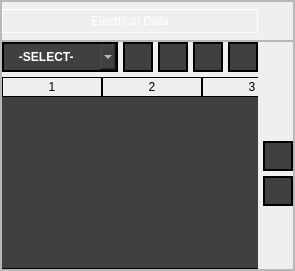
                  <widget class="QFrame" name="frame_12">
                   <property name="styleSheet">
                    <string notr="true"/>
                   </property>
                   <property name="frameShape">
                    <enum>QFrame::StyledPanel</enum>
                   </property>
                   <property name="frameShadow">
                    <enum>QFrame::Raised</enum>
                   </property>
                   <layout class="QVBoxLayout" name="verticalLayout_5">
                    <property name="spacing">
                     <number>0</number>
                    </property>
                    <property name="leftMargin">
                     <number>0</number>
                    </property>
                    <property name="topMargin">
                     <number>0</number>
                    </property>
                    <property name="rightMargin">
                     <number>0</number>
                    </property>
                    <property name="bottomMargin">
                     <number>0</number>
                    </property>
                    <item>
                     <widget class="QFrame" name="frame_16">
                      <property name="maximumSize">
                       <size>
                        <width>16777215</width>
                        <height>50</height>
                       </size>
                      </property>
                      <property name="styleSheet">
                       <string notr="true"/>
                      </property>
                      <property name="frameShape">
                       <enum>QFrame::StyledPanel</enum>
                      </property>
                      <property name="frameShadow">
                       <enum>QFrame::Raised</enum>
                      </property>
                      <layout class="QGridLayout" name="gridLayout_11">
                       <property name="leftMargin">
                        <number>0</number>
                       </property>
                       <property name="topMargin">
                        <number>7</number>
                       </property>
                       <property name="rightMargin">
                        <number>0</number>
                       </property>
                       <property name="bottomMargin">
                        <number>7</number>
                       </property>
                       <property name="spacing">
                        <number>0</number>
                       </property>
                       <item row="0" column="0" colspan="2">
                        <widget class="QLabel" name="label_5">
                         <property name="styleSheet">
                          <string notr="true">color: rgb(255, 255, 255);
border:1px solid white;
font: 600 12pt &quot;Segoe UI&quot;;
padding:4px 0px 4px 0px;
</string>
                         </property>
                         <property name="text">
                          <string>Electrical Data</string>
                         </property>
                         <property name="alignment">
                          <set>Qt::AlignCenter</set>
                         </property>
                        </widget>
                       </item>
                       <item row="0" column="2">
                        <spacer name="horizontalSpacer_2">
                         <property name="orientation">
                          <enum>Qt::Horizontal</enum>
                         </property>
                         <property name="sizeType">
                          <enum>QSizePolicy::Maximum</enum>
                         </property>
                         <property name="sizeHint" stdset="0">
                          <size>
                           <width>35</width>
                           <height>20</height>
                          </size>
                         </property>
                        </spacer>
                       </item>
                      </layout>
                     </widget>
                    </item>
                    <item>
                     <widget class="QFrame" name="frame_17">
                      <property name="styleSheet">
                       <string notr="true"/>
                      </property>
                      <property name="frameShape">
                       <enum>QFrame::StyledPanel</enum>
                      </property>
                      <property name="frameShadow">
                       <enum>QFrame::Raised</enum>
                      </property>
                      <layout class="QGridLayout" name="gridLayout_13">
                       <property name="leftMargin">
                        <number>0</number>
                       </property>
                       <property name="topMargin">
                        <number>0</number>
                       </property>
                       <property name="rightMargin">
                        <number>0</number>
                       </property>
                       <property name="bottomMargin">
                        <number>0</number>
                       </property>
                       <property name="spacing">
                        <number>5</number>
                       </property>
                       <item row="1" column="0" rowspan="4" colspan="9">
                        <widget class="QTableWidget" name="e_tableWidget">
                         <property name="styleSheet">
                          <string notr="true">
 QTableWidget{
 background-color: rgba(63,64,66,255);
border:none;
border-bottom:1px solid black;
selection-background-color:none;
}
QTableWidget::item
 {

border-left:1px  solid black;
border-bottom:1px  solid black;
color:white;

}

QTableView::item:selected{
    background-color:  rgba(63,64,66,255);
}
 QTableView::item:focus
{
   selection-background-color: rgba(63,64,66,255);
}
QHeaderView{
	font: 700 9pt &quot;Segoe UI&quot;;
color:black;
}
QHeaderView::section{
border-bottom:1px solid black;

}
QHeaderView::section:horizontal
{

    border: 1px solid black;
}</string>
                         </property>
                         <property name="frameShape">
                          <enum>QFrame::Box</enum>
                         </property>
                         <property name="horizontalScrollBarPolicy">
                          <enum>Qt::ScrollBarAlwaysOff</enum>
                         </property>
                         <property name="editTriggers">
                          <set>QAbstractItemView::DoubleClicked</set>
                         </property>
                         <property name="tabKeyNavigation">
                          <bool>false</bool>
                         </property>
                         <property name="showDropIndicator" stdset="0">
                          <bool>false</bool>
                         </property>
                         <property name="dragDropOverwriteMode">
                          <bool>false</bool>
                         </property>
                         <property name="dragDropMode">
                          <enum>QAbstractItemView::NoDragDrop</enum>
                         </property>
                         <property name="defaultDropAction">
                          <enum>Qt::IgnoreAction</enum>
                         </property>
                         <property name="alternatingRowColors">
                          <bool>false</bool>
                         </property>
                         <property name="selectionMode">
                          <enum>QAbstractItemView::SingleSelection</enum>
                         </property>
                         <property name="selectionBehavior">
                          <enum>QAbstractItemView::SelectRows</enum>
                         </property>
                         <property name="textElideMode">
                          <enum>Qt::ElideMiddle</enum>
                         </property>
                         <property name="showGrid">
                          <bool>true</bool>
                         </property>
                         <property name="gridStyle">
                          <enum>Qt::SolidLine</enum>
                         </property>
                         <property name="wordWrap">
                          <bool>false</bool>
                         </property>
                         <property name="rowCount">
                          <number>0</number>
                         </property>
                         <property name="columnCount">
                          <number>3</number>
                         </property>
                         <attribute name="horizontalHeaderVisible">
                          <bool>true</bool>
                         </attribute>
                         <attribute name="horizontalHeaderDefaultSectionSize">
                          <number>100</number>
                         </attribute>
                         <attribute name="horizontalHeaderHighlightSections">
                          <bool>false</bool>
                         </attribute>
                         <attribute name="horizontalHeaderStretchLastSection">
                          <bool>true</bool>
                         </attribute>
                         <attribute name="verticalHeaderVisible">
                          <bool>false</bool>
                         </attribute>
                         <attribute name="verticalHeaderMinimumSectionSize">
                          <number>20</number>
                         </attribute>
                         <attribute name="verticalHeaderDefaultSectionSize">
                          <number>25</number>
                         </attribute>
                         <attribute name="verticalHeaderHighlightSections">
                          <bool>true</bool>
                         </attribute>
                         <column/>
                         <column/>
                         <column/>
                        </widget>
                       </item>
                       <item row="2" column="9">
                        <widget class="QPushButton" name="e_up_button">
                         <property name="sizePolicy">
                          <sizepolicy hsizetype="Minimum" vsizetype="Ignored">
                           <horstretch>0</horstretch>
                           <verstretch>0</verstretch>
                          </sizepolicy>
                         </property>
                         <property name="maximumSize">
                          <size>
                           <width>30</width>
                           <height>30</height>
                          </size>
                         </property>
                         <property name="styleSheet">
                          <string notr="true">#e_up_button{background-color: rgba(63,64,66,255);
border:2px solid black;
color: rgb(0, 0, 0);}
#e_up_button:hover{
	
background-color:rgba(32,33,36,255);
}
</string>
                         </property>
                         <property name="text">
                          <string/>
                         </property>
                         <property name="icon">
                          <iconset resource="../resources/style/icons/resources.qrc">
                           <normaloff>:/icons/top.ico</normaloff>:/icons/top.ico</iconset>
                         </property>
                        </widget>
                       </item>
                       <item row="3" column="9">
                        <widget class="QPushButton" name="e_dn_button">
                         <property name="maximumSize">
                          <size>
                           <width>30</width>
                           <height>30</height>
                          </size>
                         </property>
                         <property name="styleSheet">
                          <string notr="true">#e_dn_button{background-color: rgba(63,64,66,255);
border:2px solid black;
color: rgb(0, 0, 0);}
#e_dn_button:hover{

background-color:rgba(32,33,36,255);
}</string>
                         </property>
                         <property name="text">
                          <string/>
                         </property>
                         <property name="icon">
                          <iconset resource="../resources/style/icons/resources.qrc">
                           <normaloff>:/icons/bottom.ico</normaloff>:/icons/bottom.ico</iconset>
                         </property>
                        </widget>
                       </item>
                       <item row="0" column="8">
                        <widget class="QPushButton" name="e_save">
                         <property name="maximumSize">
                          <size>
                           <width>30</width>
                           <height>30</height>
                          </size>
                         </property>
                         <property name="styleSheet">
                          <string notr="true">#e_save{background-color: rgba(63,64,66,255);
border:2px solid black;
color: rgb(0, 0, 0);}
#e_save:hover{
	
background-color:rgba(32,33,36,255);
}</string>
                         </property>
                         <property name="text">
                          <string/>
                         </property>
                         <property name="icon">
                          <iconset resource="../resources/style/icons/resources.qrc">
                           <normaloff>:/icons/save.ico</normaloff>:/icons/save.ico</iconset>
                         </property>
                         <property name="iconSize">
                          <size>
                           <width>20</width>
                           <height>20</height>
                          </size>
                         </property>
                        </widget>
                       </item>
                       <item row="0" column="7">
                        <widget class="QPushButton" name="e_default">
                         <property name="maximumSize">
                          <size>
                           <width>30</width>
                           <height>30</height>
                          </size>
                         </property>
                         <property name="styleSheet">
                          <string notr="true">#e_default{background-color: rgba(63,64,66,255);
border:2px solid black;
color: rgb(0, 0, 0);}
#e_default:hover{
	
background-color:rgba(32,33,36,255);
}</string>
                         </property>
                         <property name="text">
                          <string/>
                         </property>
                         <property name="icon">
                          <iconset resource="../resources/style/icons/resources.qrc">
                           <normaloff>:/icons/r.ico</normaloff>:/icons/r.ico</iconset>
                         </property>
                        </widget>
                       </item>
                       <item row="0" column="6">
                        <widget class="QPushButton" name="e_del_text">
                         <property name="maximumSize">
                          <size>
                           <width>30</width>
                           <height>30</height>
                          </size>
                         </property>
                         <property name="styleSheet">
                          <string notr="true">#e_del_text{background-color: rgba(63,64,66,255);
border:2px solid black;
color: rgb(0, 0, 0);}
#e_del_text:hover{

background-color:rgba(32,33,36,255);

}</string>
                         </property>
                         <property name="text">
                          <string/>
                         </property>
                         <property name="icon">
                          <iconset resource="../resources/style/icons/resources.qrc">
                           <normaloff>:/icons/del.ico</normaloff>:/icons/del.ico</iconset>
                         </property>
                        </widget>
                       </item>
                       <item row="0" column="5">
                        <widget class="QPushButton" name="e_add_text">
                         <property name="maximumSize">
                          <size>
                           <width>30</width>
                           <height>30</height>
                          </size>
                         </property>
                         <property name="styleSheet">
                          <string notr="true">#e_add_text{background-color: rgba(63,64,66,255);
border:2px solid black;
color: rgb(0, 0, 0);}
#e_add_text:hover{
	
background-color:rgba(32,33,36,255);
}</string>
                         </property>
                         <property name="text">
                          <string/>
                         </property>
                         <property name="icon">
                          <iconset resource="../resources/style/icons/resources.qrc">
                           <normaloff>:/icons/plus.ico</normaloff>:/icons/plus.ico</iconset>
                         </property>
                        </widget>
                       </item>
                       <item row="0" column="0" colspan="5">
                        <widget class="QComboBox" name="e_comboBox">
                         <property name="styleSheet">
                          <string notr="true">QComboBox#e_comboBox{
    border:                 none;
 background-color: rgba(63,64,66,255);
color:                      white;
    font-weight:            bold;
    padding:                    5px;

border:2px solid black;
}
QComboBox#e_comboBox:hover{

background-color:rgba(32,33,36,255);

}
QListView{
    border:                 none;
    color:                     white;
    background-color: rgba(63,64,66,255);
    font-weight:            bold;
    selection-background-color: rgb(0, 144, 196);
    show-decoration-selected: 1;
    margin-left:                -10px;
    padding-left    :           15px;
}
QListView::item:hover{

    background-color:   rgb(0, 144, 196);
    border:                 none;
}
</string>
                         </property>
                         <property name="maxVisibleItems">
                          <number>8</number>
                         </property>
                         <property name="maxCount">
                          <number>20</number>
                         </property>
                         <property name="insertPolicy">
                          <enum>QComboBox::InsertAfterCurrent</enum>
                         </property>
                         <property name="minimumContentsLength">
                          <number>1</number>
                         </property>
                         <property name="frame">
                          <bool>true</bool>
                         </property>
                         <item>
                          <property name="text">
                           <string>   -SELECT-</string>
                          </property>
                         </item>
                         <item>
                          <property name="text">
                           <string>   ICCID</string>
                          </property>
                         </item>
                         <item>
                          <property name="text">
                           <string extracomment="Internaltional Mobile Subscriber Identity">   IMSI</string>
                          </property>
                         </item>
                         <item>
                          <property name="text">
                           <string>   ACC</string>
                          </property>
                         </item>
                         <item>
                          <property name="text">
                           <string>   PIN1</string>
                          </property>
                         </item>
                         <item>
                          <property name="text">
                           <string>   PUK1</string>
                          </property>
                         </item>
                         <item>
                          <property name="text">
                           <string>   PIN2</string>
                          </property>
                         </item>
                         <item>
                          <property name="text">
                           <string>   PUK2</string>
                          </property>
                         </item>
                         <item>
                          <property name="text">
                           <string>   KI</string>
                          </property>
                         </item>
                         <item>
                          <property name="text">
                           <string>   EKI</string>
                          </property>
                         </item>
                         <item>
                          <property name="text">
                           <string>   ADM1</string>
                          </property>
                         </item>
                         <item>
                          <property name="text">
                           <string>   ADM6</string>
                          </property>
                         </item>
                         <item>
                          <property name="text">
                           <string>   OPC</string>
                          </property>
                         </item>
                        </widget>
                       </item>
                      </layout>
                     </widget>
                    </item>
                   </layout>
                  </widget>
